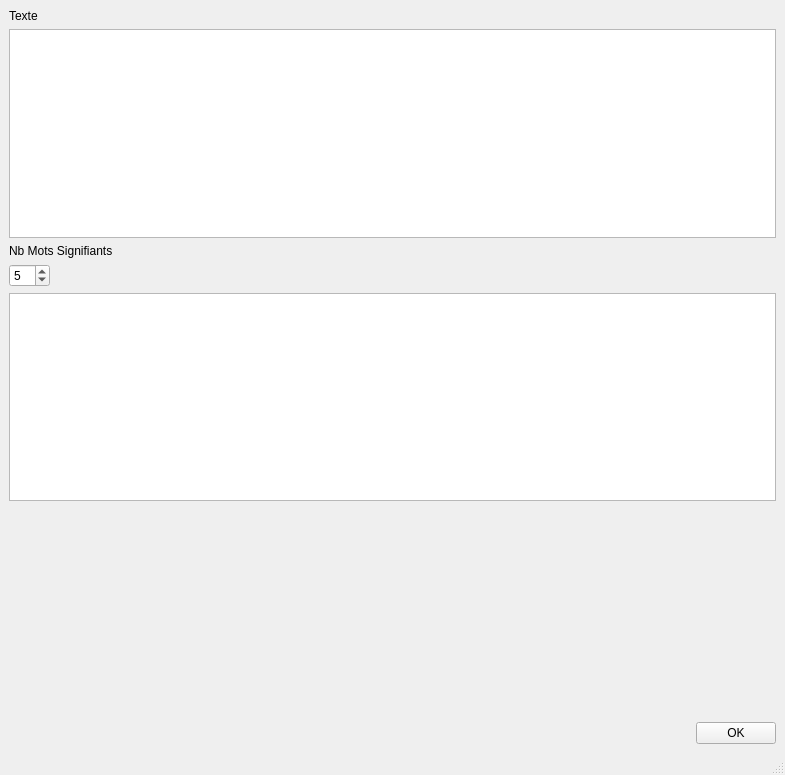
<?xml version="1.0" encoding="UTF-8"?>
<ui version="4.0">
 <class>MainWindow</class>
 <widget class="QMainWindow" name="MainWindow">
  <property name="geometry">
   <rect>
    <x>0</x>
    <y>0</y>
    <width>785</width>
    <height>775</height>
   </rect>
  </property>
  <property name="windowTitle">
   <string>MainWindow</string>
  </property>
  <widget class="QWidget" name="centralwidget">
   <layout class="QGridLayout" name="gridLayout">
    <item row="0" column="0">
     <layout class="QFormLayout" name="formLayout">
      <item row="0" column="0">
       <widget class="QLabel" name="label">
        <property name="text">
         <string>Texte</string>
        </property>
       </widget>
      </item>
      <item row="1" column="0" colspan="2">
       <widget class="QTextEdit" name="textEdit"/>
      </item>
      <item row="2" column="0">
       <widget class="QLabel" name="label_2">
        <property name="text">
         <string>Nb Mots Signifiants</string>
        </property>
       </widget>
      </item>
      <item row="4" column="0" colspan="2">
       <widget class="QListWidget" name="listWidget"/>
      </item>
      <item row="5" column="1">
       <spacer name="verticalSpacer">
        <property name="orientation">
         <enum>Qt::Orientation::Vertical</enum>
        </property>
        <property name="sizeHint" stdset="0">
         <size>
          <width>20</width>
          <height>40</height>
         </size>
        </property>
       </spacer>
      </item>
      <item row="6" column="1">
       <layout class="QHBoxLayout" name="horizontalLayout">
        <item>
         <spacer name="horizontalSpacer">
          <property name="orientation">
           <enum>Qt::Orientation::Horizontal</enum>
          </property>
          <property name="sizeHint" stdset="0">
           <size>
            <width>40</width>
            <height>20</height>
           </size>
          </property>
         </spacer>
        </item>
        <item>
         <widget class="QPushButton" name="okBtn">
          <property name="text">
           <string>OK</string>
          </property>
         </widget>
        </item>
       </layout>
      </item>
      <item row="3" column="0">
       <widget class="QSpinBox" name="signWords">
        <property name="minimum">
         <number>1</number>
        </property>
        <property name="maximum">
         <number>10</number>
        </property>
        <property name="value">
         <number>5</number>
        </property>
       </widget>
      </item>
     </layout>
    </item>
   </layout>
  </widget>
  <widget class="QMenuBar" name="menubar">
   <property name="geometry">
    <rect>
     <x>0</x>
     <y>0</y>
     <width>785</width>
     <height>22</height>
    </rect>
   </property>
  </widget>
  <widget class="QStatusBar" name="statusbar"/>
 </widget>
 <resources/>
 <connections/>
</ui>
